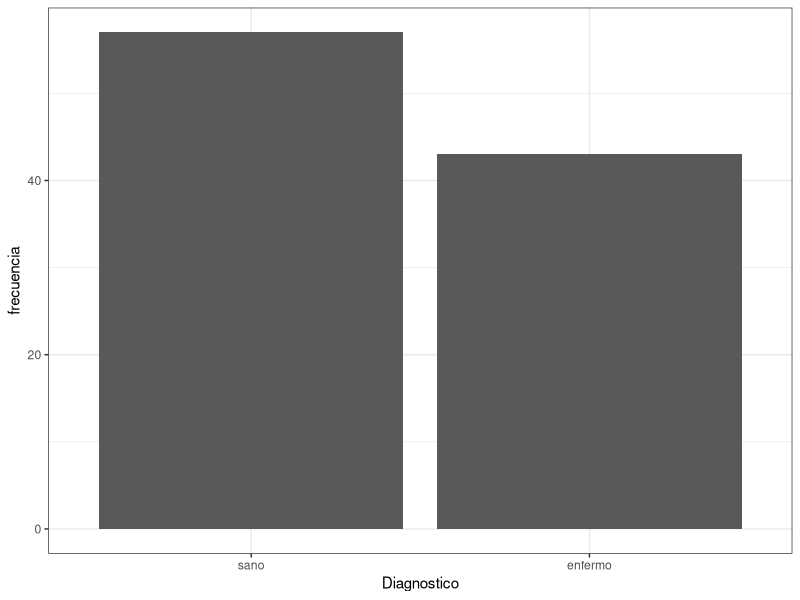
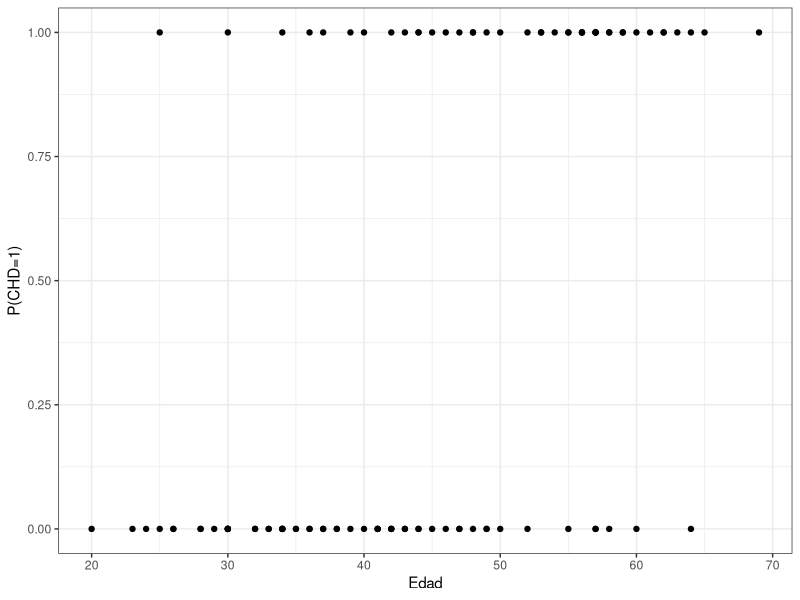
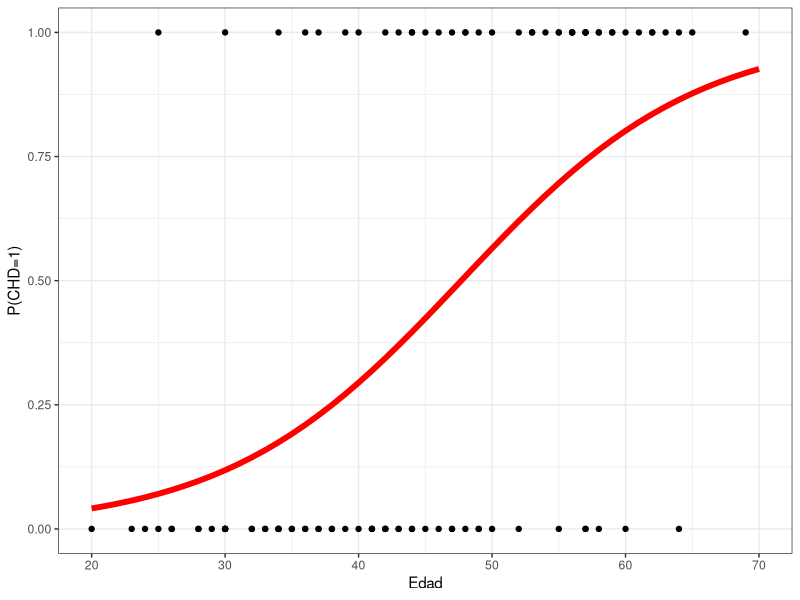
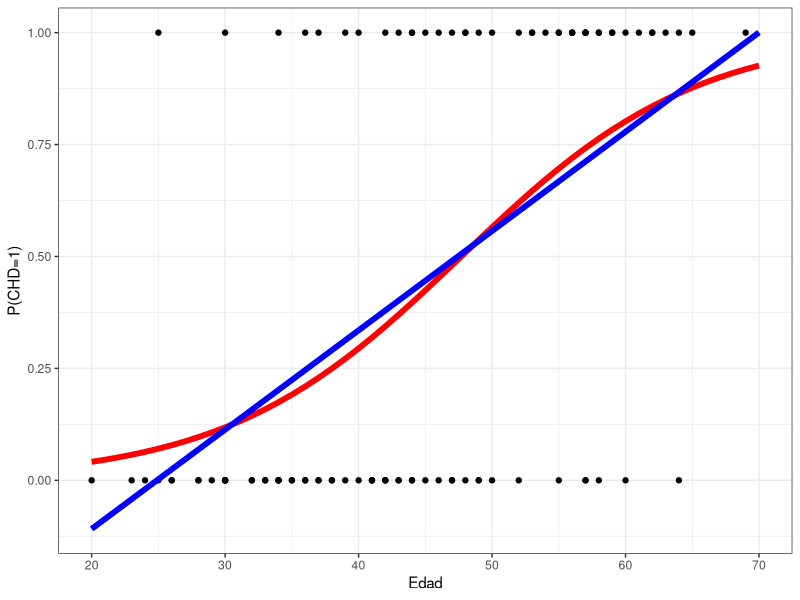

Reproduce these figures in R, in order.
# Regresion Logistica

# cargamos los datos del diagnostico de enfermedad coronaria (CHD)
library(readxl)
datos <- read_excel("chd.xlsx")

# Nos fijamos que los datos se hayan cargado bien
str(datos)

# puede ser una buena costumbre, especificar a Y como factor,
# aclarando cual es si nivel de referencia

datos$CHD_f <- factor(datos$CHD, 
                      levels = c(0, 1),
                      labels = c('sano', 'enfermo'))


# Realizamos una inspeccion inicial de la presencia de enfermedad coronaria...
library(ggplot2)
ggplot(datos, aes(x = CHD_f, group = CHD_f)) +
  geom_bar() +
  xlab('Diagnostico') + 
  ylab('frecuencia') +
  theme_bw()

# ... y su posible dependencia de le edad de los pacientes
ggplot(datos, aes(x = age, y = CHD)) +
  geom_point() +
  xlab('Edad') + 
  ylab('P(CHD=1)') +
  theme_bw() -> p1
p1

# Ajustemos el modelo de regresion logistica
mod1 <- glm(CHD ~ age, data = datos, family = binomial(link = 'logit'))
summary(mod1)

# la interpretacion de b1
betas <- coef(mod1)
exp(betas[2])
#La 'CHANCE' de un diagnostico de CHD aumenta 12% x cada anio


# Agregamos la curva pi(edad) al grafico
xp <- 20:70
b0 <- betas[1]
b1 <- betas[2]
curva <- data.frame(age = xp, CHD = exp(b0 + b1*xp)/(1 +  exp(b0 + b1*xp)))

p1 + 
  geom_line(data = curva, col = 'red', size = 2)

# que habria pasado si hubiesemos ajustado el modelo de RLS

mod2 <- lm(CHD ~ age, data = datos)
b0 <- coef(mod2)[1]
b1 <- coef(mod2)[2]
recta <- data.frame(age = xp, CHD = b0 + b1*xp)

# grafiquemos la curva Y la recta
p1 + 
  geom_line(data = curva, col = 'red', size = 2) +
  geom_line(data = recta, col = 'blue', size = 2)

# si bien el ajuste no es "tan" malo entre 30 y 60, el modelo arroja
# probabilidades negativas e incluso mayores a 1 para ciertas edades.